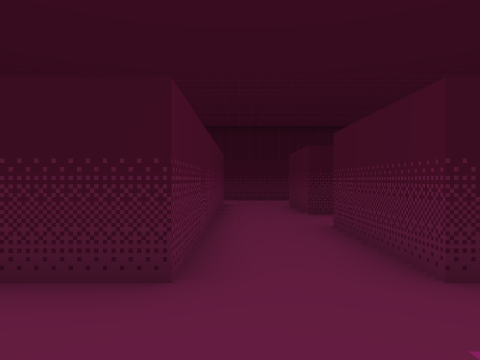
View 1 (above)

24 first-person views from a walk through a Godot game level. The camera is 1.5 m above the floor, looks level and sees 70° across. The floor is counted in squares, 2 m on a side. Each view is taken from the middle of a square. On the plan, view 1 faces up. The plan holds only what a view shows up to about 11 squares ahead; the rest is blank.

View 2
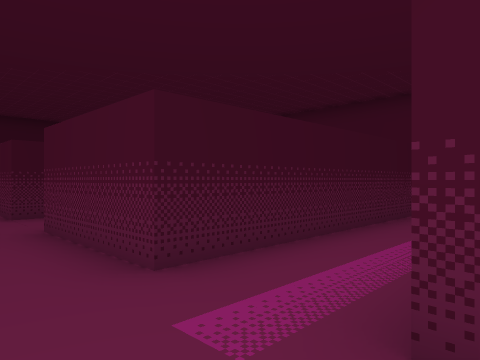

View 3
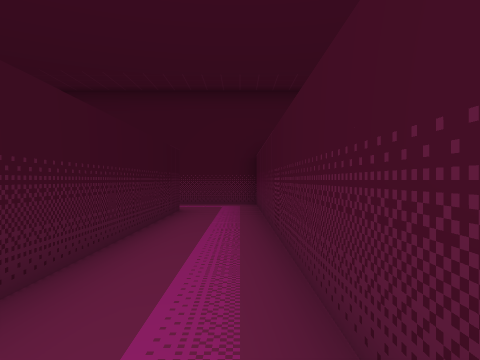

View 4
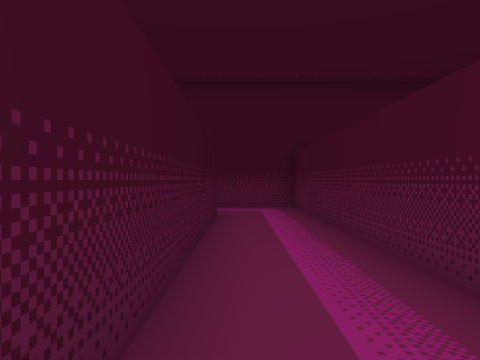

View 5
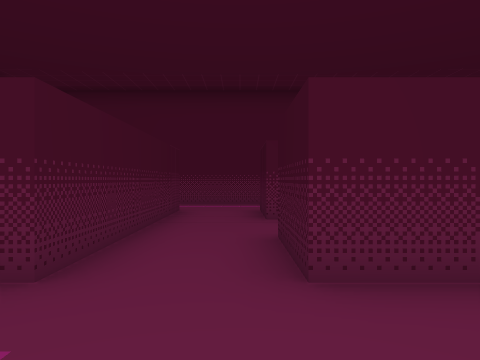

View 6
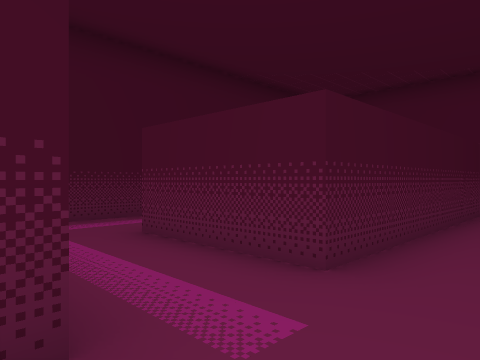

View 7
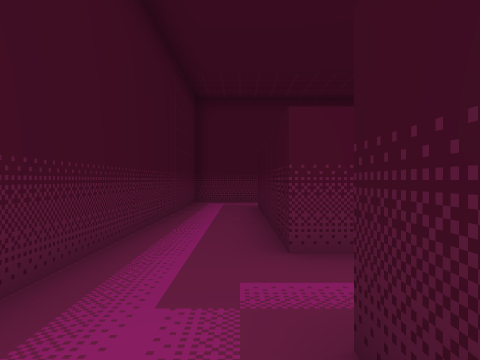

View 8
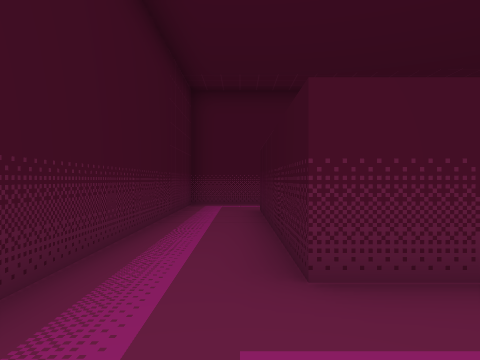

View 9
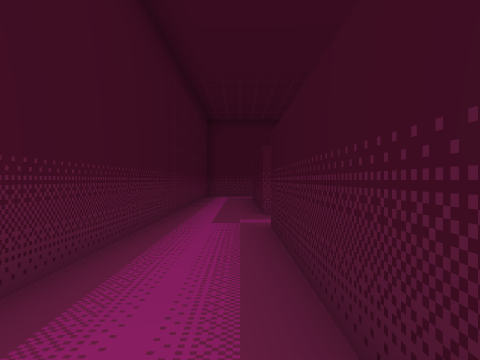

View 10
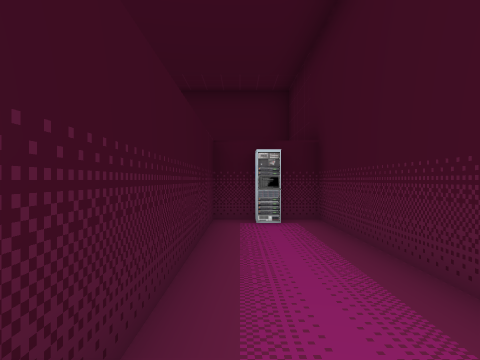

View 11
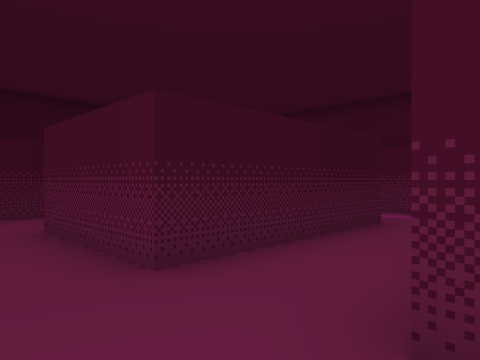

View 12
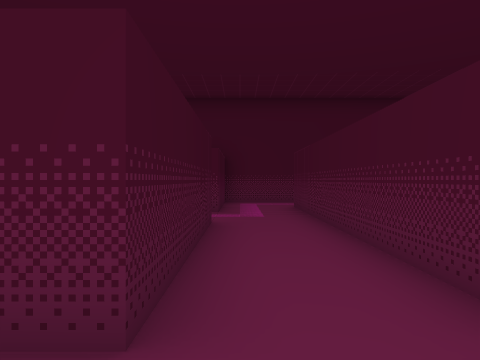

View 13
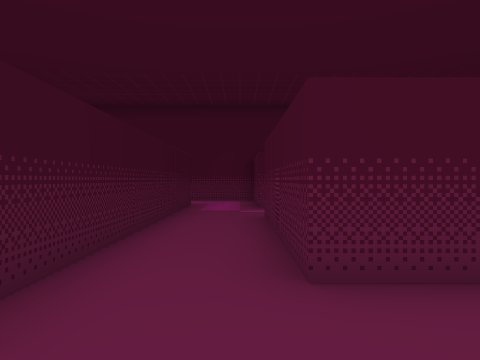

View 14
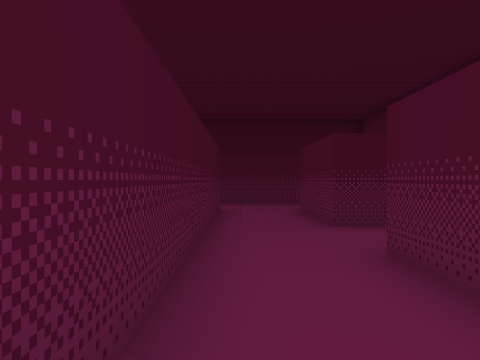

View 15
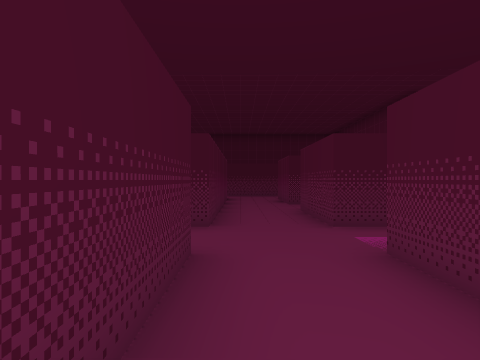

View 16
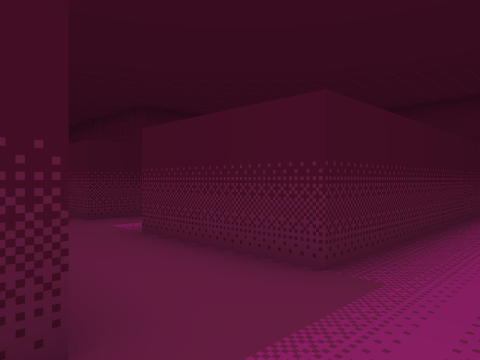

View 17
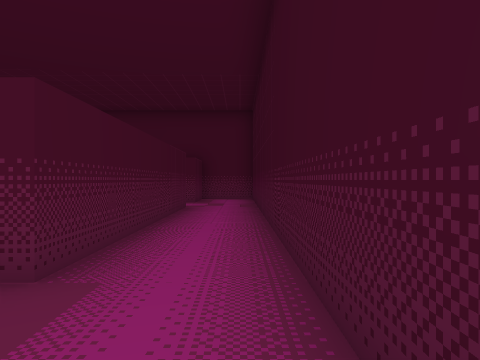

View 18
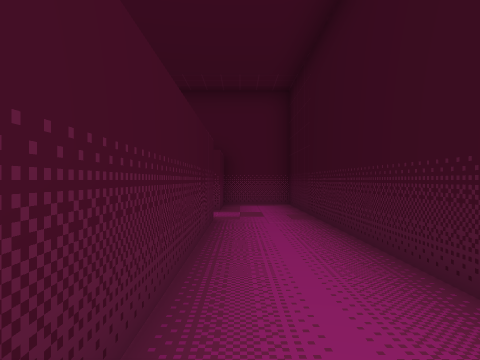

View 19
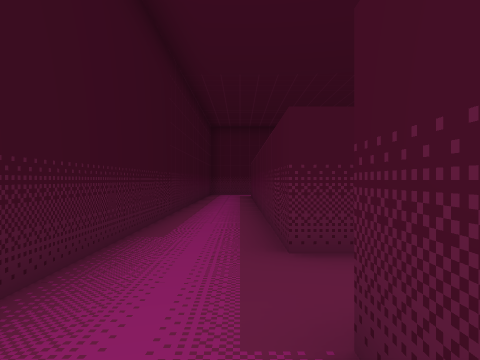

View 20
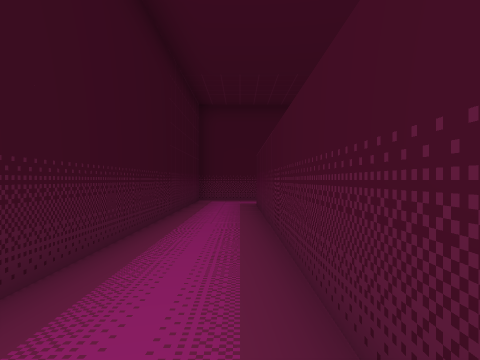

View 21
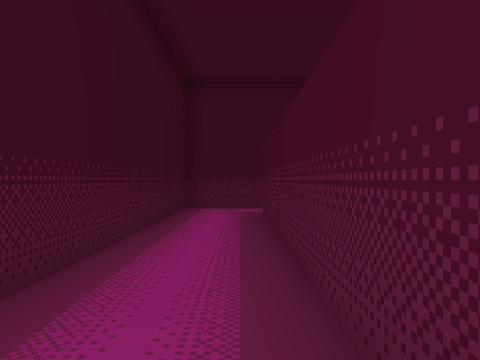

View 22
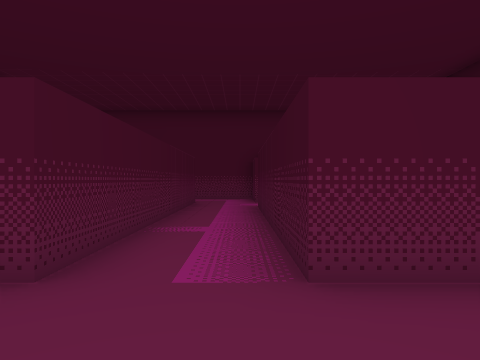

View 23
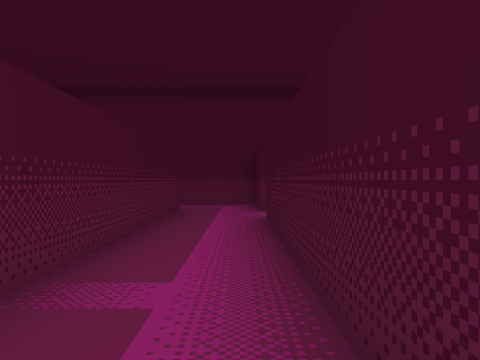

View 24
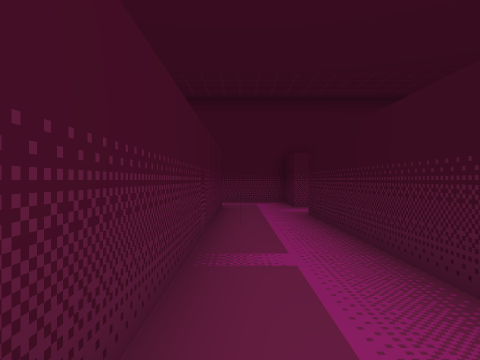

### Floor plan
Points are (right, up) in squares from view 1. A wall is a line through its corners. A room is listed if a view was taken in it or the views show most of it. See-through windows are left out.
Room 1 (views 1, 2, 3, 4, 5, 6, 7, 8, 9, 10, 11, 12, 13, 14, 15, 16, 17, 18, 19, 20, 21, 22, 23, 24)
walls: (-0.5, 10.3) (-0.5, 2.5) (-2.5, 2.5) (-2.5, 10.5); (2.1, 5.5) (9.5, 5.5); (-2.5, 12.5) (-2.5, 15.5) (9.5, 15.5); (-5.4, 5.5) (-4.5, 5.5) (-4.5, 2.5) (-6.5, 2.5); (6, 7.5) (1.5, 7.5) (1.5, 10.5) (5.9, 10.5); (1.5, 0.5) (11.5, 0.5) (11.5, 2.9); (8.4, 10.5) (9.6, 10.5); (-6.5, 0.5) (-0.5, 0.5) (-0.5, -2.5) (-6.5, -2.5); (-8.5, 2.6) (-8.5, 0.1); (9.4, 12.5) (1.1, 12.5); (10.9, 7.5) (8, 7.5) (8, 8.4); (9.5, 2.5) (1.5, 2.5) (1.5, 5.5); (-8.5, -2.4) (-8.5, -4.5) (7.5, -4.5) (7.5, -3.8); (11.5, 15.3) (11.5, 17.5) (-15.5, 17.5) (-15.5, 15.5) (-13.6, 15.5); (7, -3.7) (7, -3.2); (7.5, -3.4) (7.5, -2.5) (1.4, -2.5); (-13.5, 10.5) (-4.5, 10.5) (-4.5, 7.5); (-11.5, 15.5) (-4.5, 15.5) (-4.5, 12.5) (-11.5, 12.5); (-13.5, 13) (-13.5, 12.5) (-15, 12.5); (-15.5, 12.6) (-15.5, 10.1)

Positions as (right, up) in squares from view 1, and headings:
1: (0, 0), facing up
2: (0, 0), facing up-right
3: (1, 1), facing right
4: (2, 2), facing right
5: (2, 2), facing left
6: (2, 2), facing down-left
7: (3, -3), facing left
8: (2, -3), facing left
9: (7, -3), facing left
10: (1, -3), facing right
11: (0, 5), facing up-right
12: (0, 7), facing right
13: (-1, 11), facing right
14: (-3, 11), facing down
15: (-3, 16), facing down
16: (-2, 17), facing down-left
17: (-2, 17), facing left
18: (-5, 16), facing left
19: (-6, 16), facing right
20: (-1, 16), facing right
21: (2, 16), facing right
22: (-2, 12), facing left
23: (-5, 12), facing left
24: (-4, 11), facing left
